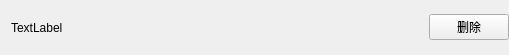
<?xml version="1.0" encoding="UTF-8"?>
<ui version="4.0">
 <class>CategoryListItem</class>
 <widget class="QWidget" name="CategoryListItem">
  <property name="geometry">
   <rect>
    <x>0</x>
    <y>0</y>
    <width>509</width>
    <height>55</height>
   </rect>
  </property>
  <property name="windowTitle">
   <string>Form</string>
  </property>
  <layout class="QHBoxLayout" name="horizontalLayout" stretch="9,1">
   <property name="spacing">
    <number>0</number>
   </property>
   <property name="topMargin">
    <number>0</number>
   </property>
   <property name="rightMargin">
    <number>0</number>
   </property>
   <property name="bottomMargin">
    <number>0</number>
   </property>
   <item>
    <widget class="QLabel" name="label">
     <property name="minimumSize">
      <size>
       <width>0</width>
       <height>55</height>
      </size>
     </property>
     <property name="text">
      <string>TextLabel</string>
     </property>
    </widget>
   </item>
   <item>
    <widget class="QPushButton" name="pushButton">
     <property name="text">
      <string>删除</string>
     </property>
    </widget>
   </item>
  </layout>
 </widget>
 <resources/>
 <connections/>
</ui>
